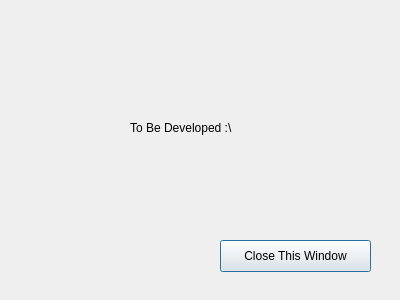
<?xml version="1.0" encoding="UTF-8"?>
<ui version="4.0">
 <class>tutorialsWindow</class>
 <widget class="QDialog" name="tutorialsWindow">
  <property name="geometry">
   <rect>
    <x>0</x>
    <y>0</y>
    <width>400</width>
    <height>300</height>
   </rect>
  </property>
  <property name="minimumSize">
   <size>
    <width>400</width>
    <height>300</height>
   </size>
  </property>
  <property name="maximumSize">
   <size>
    <width>400</width>
    <height>300</height>
   </size>
  </property>
  <property name="windowTitle">
   <string>Tutorials - ANUBIS Interface</string>
  </property>
  <property name="windowIcon">
   <iconset resource="resources.qrc">
    <normaloff>:/img/ANUBIS.ico</normaloff>:/img/ANUBIS.ico</iconset>
  </property>
  <widget class="QLabel" name="label">
   <property name="geometry">
    <rect>
     <x>130</x>
     <y>120</y>
     <width>131</width>
     <height>16</height>
    </rect>
   </property>
   <property name="text">
    <string>To Be Developed :\</string>
   </property>
  </widget>
  <widget class="QPushButton" name="okayButton">
   <property name="geometry">
    <rect>
     <x>220</x>
     <y>240</y>
     <width>151</width>
     <height>32</height>
    </rect>
   </property>
   <property name="text">
    <string>Close This Window</string>
   </property>
  </widget>
 </widget>
 <resources>
  <include location="resources.qrc"/>
 </resources>
 <connections/>
</ui>
